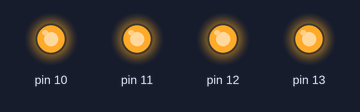
Recording of a sketch running on a simulated Arduino Uno, built with avr-gcc and run on an emulated ATmega328P. Parts: output pins drawn as LEDs (lit = HIGH).

Above: at 0.5 s.
At 3.5 s:
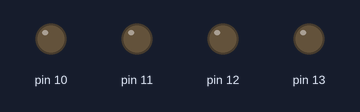
Timing chart, 0 to 4.6 s (numbered marks = the images above):
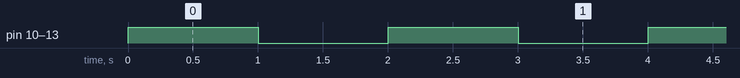

Measured:
- by itself, pin 10–13: alternates HIGH for 1.0 s and LOW for 1.0 s

The sketch:

led_bit.ino
```cpp
void setup() {
  DDRB = B00111100; //13번핀
  //DDRB = B00001000; //10번핀
  // put your setup code here, to run once:

}

void loop() {

  PORTB |= B00111100;   //13번핀
  delay(1000);
  //PORTB |= B00001000;     //1 번핀

  PORTB= B00000000;    // 0
  delay(1000);
  // put your main code here, to run repeatedly:

}
```
